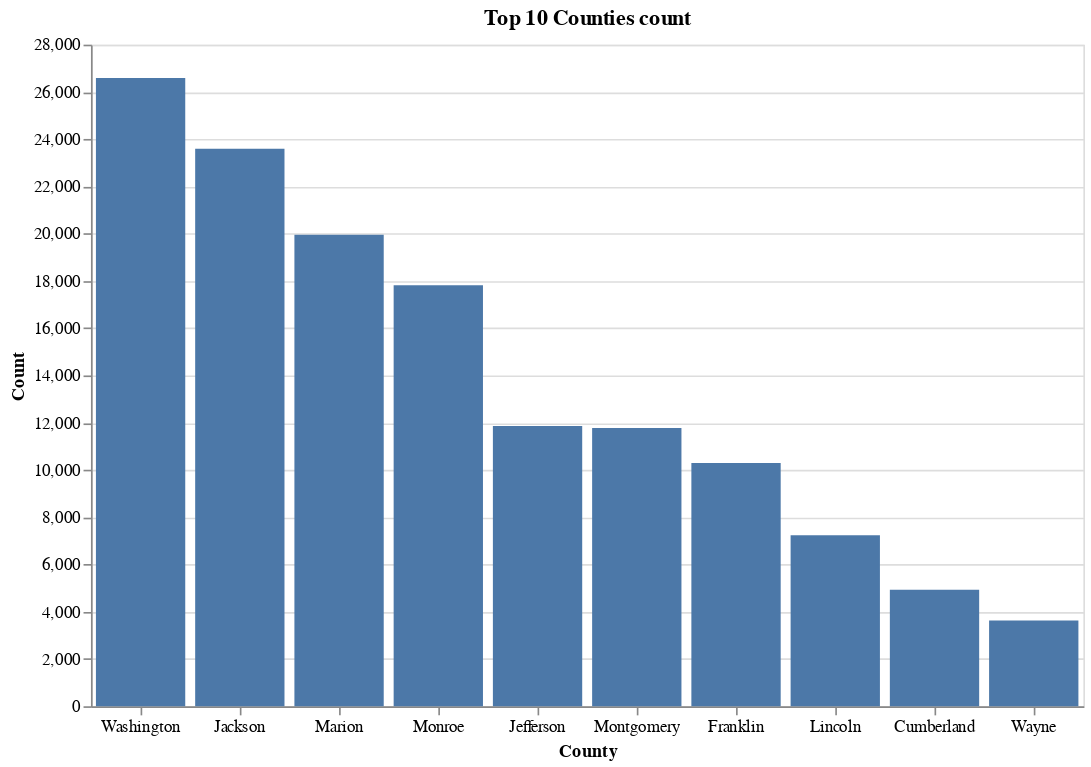

Notebook code for this chart:
### Code cell
title = alt.TitleParams('Top 10 Counties count', anchor='middle')
base = alt.Chart(X[X['City'].isin(list_top_county)], title=title).encode(
    alt.X(
        'City',
        sort=alt.EncodingSortField(field="Letters", op="count", order='descending'), 
        axis=alt.Axis(labelAngle=0),
        title='County'),
    alt.Y('count()', title='Count')
).properties(
    width=600,
    height=400
)
base.mark_bar() + base.mark_text(align='center', dx=0, yOffset=-10)

### Figure 1 — Vega specification as saved in the notebook (floating-point values rounded to 4 significant figures)
{"$schema": "https://vega.github.io/schema/vega/v5.json", "data": [{"name": "source_0"}, {"name": "data_0", "values": [{"City": "Lincoln", "__count": 7235}, {"City": "Jackson", "__count": 23598}, {"City": "Monroe", "__count": 17815}, {"City": "Franklin", "__count": 10290}, {"City": "Washington", "__count": 26587}, {"City": "Marion", "__count": 19959}, {"City": "Jefferson", "__count": 11865}, {"City": "Montgomery", "__count": 11777}, {"City": "Cumberland", "__count": 4934}, {"City": "Wayne", "__count": 3625}]}, {"name": "source_0_x_domain_City", "values": [{"City": "Lincoln", "sort_field": 7235}, {"City": "Jackson", "sort_field": 23598}, {"City": "Monroe", "sort_field": 17815}, {"City": "Franklin", "sort_field": 10290}, {"City": "Washington", "sort_field": 26587}, {"City": "Marion", "sort_field": 19959}, {"City": "Jefferson", "sort_field": 11865}, {"City": "Montgomery", "sort_field": 11777}, {"City": "Cumberland", "sort_field": 4934}, {"City": "Wayne", "sort_field": 3625}]}, {"name": "data_0_y_domain___count", "values": [{"min": 3625, "max": 26587}]}], "marks": [{"type": "rect", "name": "layer_0_marks", "from": {"data": "data_0"}, "encode": {"update": {"x": {"field": "City", "scale": "x"}, "width": {"signal": "max(0.25, bandwidth('x'))"}, "y": {"field": "__count", "scale": "y"}, "y2": {"value": 0, "scale": "y"}, "fill": {"value": "#4c78a8"}}}, "style": ["bar"]}, {"type": "text", "name": "layer_1_marks", "from": {"data": "data_0"}, "encode": {"update": {"dx": {"value": 0}, "y": {"field": "__count", "scale": "y", "offset": -10}, "align": {"value": "center"}, "fill": {"value": "black"}, "x": {"field": "City", "scale": "x", "band": 0.5}, "baseline": {"value": "middle"}}}, "style": ["text"]}], "scales": [{"name": "x", "type": "band", "domain": {"data": "source_0_x_domain_City", "field": "City", "sort": {"op": "max", "field": "sort_field", "order": "descending"}}, "range": [0, {"signal": "width"}], "paddingInner": 0.1, "paddingOuter": 0.05}, {"name": "y", "type": "linear", "domain": [{"signal": "(data(\"data_0_y_domain___count\")[0] || {}).min"}, {"signal": "(data(\"data_0_y_domain___count\")[0] || {}).max"}], "range": [{"signal": "height"}, 0], "nice": true, "zero": true}], "axes": [{"scale": "y", "zindex": 0, "domain": false, "maxExtent": 0, "orient": "left", "labels": false, "gridScale": "x", "grid": true, "minExtent": 0, "aria": false, "tickCount": {"signal": "ceil(height/40)"}, "ticks": false}, {"scale": "x", "zindex": 0, "orient": "bottom", "title": "County", "labelAngle": 0, "labelBaseline": "top", "grid": false}, {"scale": "y", "labelOverlap": true, "title": "Count", "orient": "left", "zindex": 0, "tickCount": {"signal": "ceil(height/40)"}, "grid": false}], "title": {"text": "Top 10 Counties count", "anchor": "middle", "frame": "group"}, "background": "white", "width": 600, "height": 400, "padding": 5, "style": "cell"}
